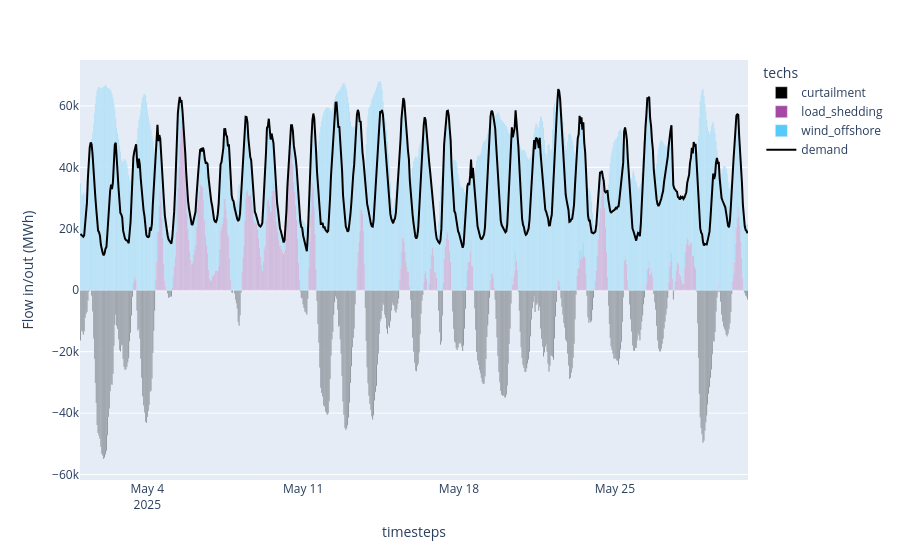

Write notebook code for a chart like this one.
### Code cell
# Dispatch plots can be generated directly from the saved model results
plot_dispatch(model_path='results/default_results.nc', plot_export_path='results/default_dispatch.html')

### Figure 1 — Plotly figure (JSON) as saved in the notebook; plotly's stock layout.template omitted (floating-point values rounded to 4 significant figures; data arrays with more than 128 entries replaced by an {"elided": "..."} marker saying what was removed)
{"data": [{"hovertemplate": "techs=curtailment<br>timesteps=%{x}<br>Flow in/out (MWh)=%{y}<extra></extra>", "legendgroup": "curtailment", "marker": {"color": "#000000", "pattern": {"shape": ""}}, "name": "curtailment", "orientation": "v", "showlegend": true, "textposition": "auto", "type": "bar", "x": {"elided": "413 str values"}, "xaxis": "x", "y": {"elided": "413 float values"}, "yaxis": "y"}, {"hovertemplate": "techs=load_shedding<br>timesteps=%{x}<br>Flow in/out (MWh)=%{y}<extra></extra>", "legendgroup": "load_shedding", "marker": {"color": "#A349A4", "pattern": {"shape": ""}}, "name": "load_shedding", "orientation": "v", "showlegend": true, "textposition": "auto", "type": "bar", "x": {"elided": "307 str values"}, "xaxis": "x", "y": {"elided": "307 float values"}, "yaxis": "y"}, {"hovertemplate": "techs=wind_offshore<br>timesteps=%{x}<br>Flow in/out (MWh)=%{y}<extra></extra>", "legendgroup": "wind_offshore", "marker": {"color": "#56CBF9", "pattern": {"shape": ""}}, "name": "wind_offshore", "orientation": "v", "showlegend": true, "textposition": "auto", "type": "bar", "x": {"elided": "720 str values"}, "xaxis": "x", "y": {"elided": "720 float values"}, "yaxis": "y"}, {"marker": {"color": "black"}, "name": "demand", "type": "scatter", "x": {"elided": "720 str values"}, "y": {"elided": "720 float values"}}], "layout": {"barmode": "relative", "legend": {"title": {"text": "techs"}, "tracegroupgap": 0}, "margin": {"t": 60}, "xaxis": {"anchor": "y", "domain": [0, 1], "title": {"text": "timesteps"}}, "yaxis": {"anchor": "x", "domain": [0, 1], "title": {"text": "Flow in/out (MWh)"}}}}
